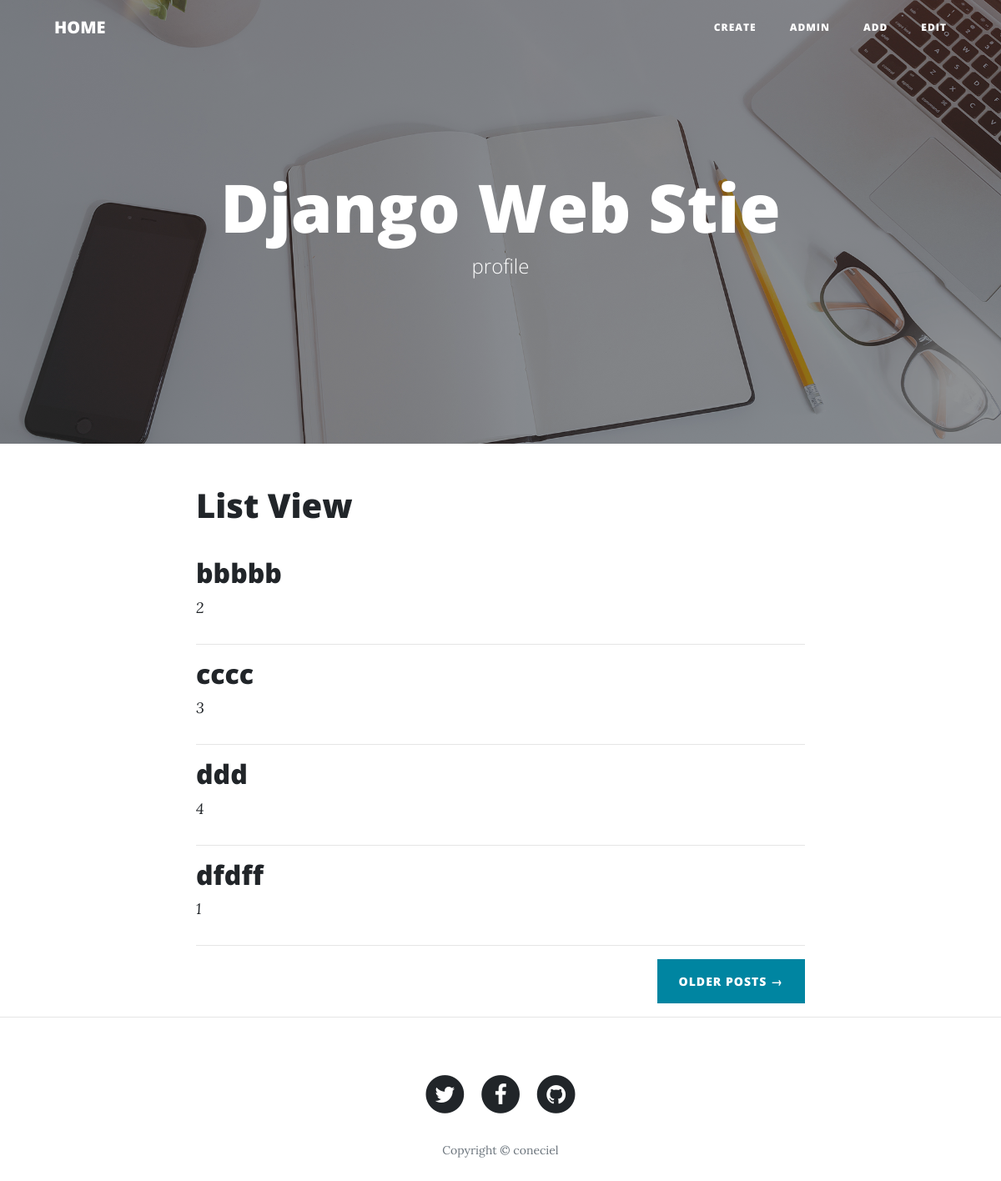
The app's page /info/, older data.
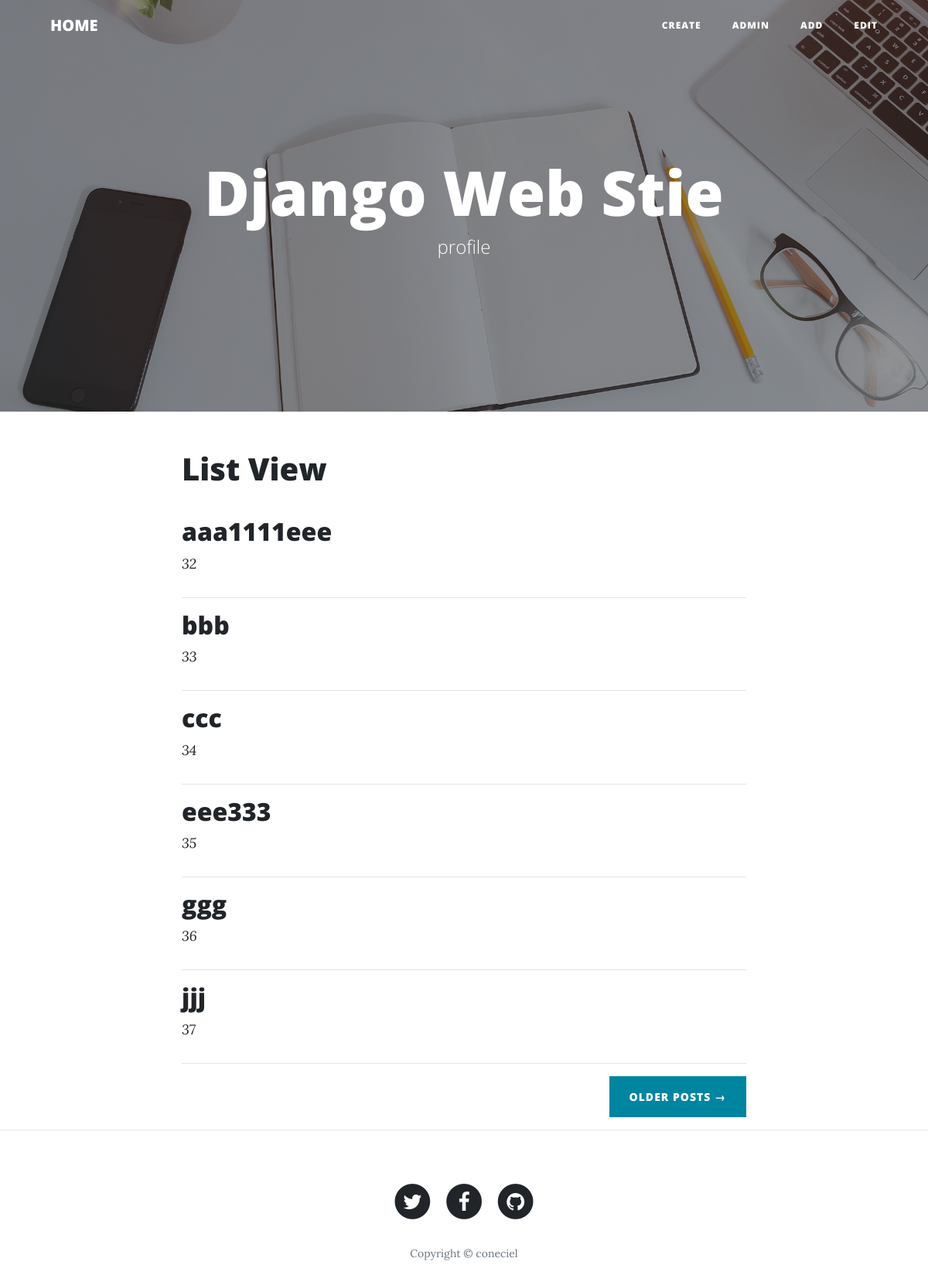
The same page, newer data.
### info/models.py (models this page shows, shortened)
class  Info(models.Model):
    name            = models.CharField( max_length=200 , blank=True , default= "")
    code            = models.CharField( max_length=200 , blank=True , default= "")
    memo            = models.CharField( max_length=200 , blank=True , default= "")
    class Meta:
        ordering = ( "name", )

### info/views.py (the view)
# urls.py: path(''             , Info_ListView.as_view()        , name="index_info"),
class Info_ListView(ListView):
    model = Info

### templates/info/info_list.html (shortened to what this page needs)
{%   extends "ABS_bootstrap_list.html" %}
{%  block BODY %}
<div>
    <a href = "../" > <h1>  List View  </h1> </a><br>
    <div>
        {% for i in object_list %}
          <div class="post-preview">
            <a href="post.html">
              <h2 class="post-title">
                <a href = "./{{ i.id }}/"> {{ i.name }}  </a>  <br>
              </h2>
            </a>
            <p class="post-meta">  <a href="#"> {{ i.id }} </a>  {{ i.created }} </p>
          </div>
          <hr>
        {% endfor %}
          <div class="clearfix">
            <a class="btn btn-primary float-right" href="#">Older Posts &rarr;</a>
          </div>
    </div>
</div>
{% endblock %}

### templates/ABS_bootstrap_list.html (shortened to what this page needs)
{% load static %}
<!DOCTYPE html>
<html lang="en">
  <head>
    <link href="{% static "/bootstrap_start/vendor/bootstrap/css/bootstrap.min.css" %}" rel="stylesheet">
    <link href="{% static "/bootstrap_start/vendor/font-awesome/css/font-awesome.min.css" %}" rel="stylesheet">
    <link href="{% static "bootstrap_start/css/clean-blog.min.css" %}" rel="stylesheet">
  </head>
  <body>
    {% include "ABS_bootstrap_navi.html" %}
    <header class="masthead" style="background-image: url( {% static '/bootstrap_start/img/home-bg.jpg' %} )">
      <div class="overlay"></div>
      <div class="container">
        <div class="row">
          <div class="col-lg-8 col-md-10 mx-auto">
            <div class="site-heading">
              <h1>Django Web Stie</h1>
              <span class="subheading">profile</span>
            </div>
          </div>
        </div>
      </div>
    </header>
    <div class="container">
      <div class="row">
        <div class="col-lg-8 col-md-10 mx-auto">
            {% block BODY %}
            {% endblock %}
        </div>
      </div>
    </div>
    <hr>
    <footer>
      <div class="container">
        <div class="row">
          <div class="col-lg-8 col-md-10 mx-auto">
            <ul class="list-inline text-center">
              <li class="list-inline-item">
                <a href="#">
                  <span class="fa-stack fa-lg">
                    <i class="fa fa-circle fa-stack-2x"></i>
                    <i class="fa fa-twitter fa-stack-1x fa-inverse"></i>
                  </span>
                </a>
              </li>
              <li class="list-inline-item">
                <a href="#">
                  <span class="fa-stack fa-lg">
                    <i class="fa fa-circle fa-stack-2x"></i>
                    <i class="fa fa-facebook fa-stack-1x fa-inverse"></i>
                  </span>
                </a>
              </li>
              <li class="list-inline-item">
                <a href="#">
                  <span class="fa-stack fa-lg">
                    <i class="fa fa-circle fa-stack-2x"></i>
                    <i class="fa fa-github fa-stack-1x fa-inverse"></i>
                  </span>
                </a>
              </li>
            </ul>
            <p class="copyright text-muted">Copyright &copy; coneciel</p>
          </div>
        </div>
      </div>
    </footer>
  </body>
</html>

### templates/ABS_bootstrap_navi.html (shortened to what this page needs)
{% load static %}
<nav class="navbar navbar-expand-lg navbar-light fixed-top" id="mainNav">
  <div class="container">
    <a class="navbar-brand" href="../">HOME</a>
    <div class="collapse navbar-collapse" id="navbarResponsive">
      <ul class="navbar-nav ml-auto">
        <li class="nav-item">
          <a class="nav-link" href="create">Create</a>
        </li>
        <li class="nav-item">
          <a class="nav-link" href="about.html">Admin</a>
        </li>
        <li class="nav-item">
          <a class="nav-link" href="post.html">Add</a>
        </li>
        <li class="nav-item">
          <a class="nav-link" href="contact.html">Edit</a>
        </li>
      </ul>
    </div>
  </div>
</nav>

Row changes from the older to the newer data that the page shows:
removed Info: name "bbbbb", id "2"
removed Info: name "cccc", id "3"
removed Info: name "ddd", id "4"
removed Info: name "dfdff", id "1"
added Info: name "aaa1111eee", id "32"
added Info: name "bbb", id "33"
added Info: name "ccc", id "34"
added Info: name "eee333", id "35"
added Info: name "ggg", id "36"
added Info: name "jjj", id "37"
